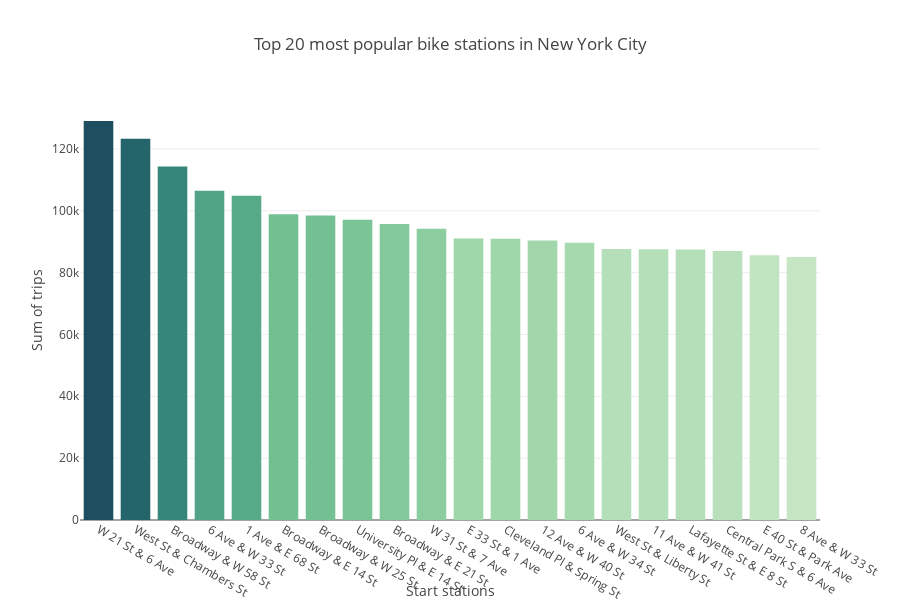

Notebook code cell kept with this figure:
### Code cell
# Update the layout of the bar chart plot by adding a plot title, axis titles, and adjusting the size of the plot

fig.update_layout(
    title = 'Top 20 most popular bike stations in New York City',
    xaxis_title = 'Start stations',
    yaxis_title ='Sum of trips',
    width = 900, height = 600
)

### Figure 1 — Plotly figure (JSON) as saved in the notebook; plotly's stock layout.template omitted (floating-point values rounded to 4 significant figures)
{"data": [{"marker": {"color": [129016, 123289, 114293, 106440, 104856, 98862, 98422, 97120, 95691, 94208, 91003, 90973, 90414, 89683, 87657, 87577, 87457, 87013, 85598, 85051], "colorscale": [[0, "rgb(196, 230, 195)"], [0.1667, "rgb(150, 210, 164)"], [0.3333, "rgb(109, 188, 144)"], [0.5, "rgb(77, 162, 132)"], [0.6667, "rgb(54, 135, 122)"], [0.8333, "rgb(38, 107, 110)"], [1, "rgb(29, 79, 96)"]]}, "type": "bar", "x": ["W 21 St & 6 Ave", "West St & Chambers St", "Broadway & W 58 St", "6 Ave & W 33 St", "1 Ave & E 68 St", "Broadway & E 14 St", "Broadway & W 25 St", "University Pl & E 14 St", "Broadway & E 21 St", "W 31 St & 7 Ave", "E 33 St & 1 Ave", "Cleveland Pl & Spring St", "12 Ave & W 40 St", "6 Ave & W 34 St", "West St & Liberty St", "11 Ave & W 41 St", "Lafayette St & E 8 St", "Central Park S & 6 Ave", "E 40 St & Park Ave", "8 Ave & W 33 St"], "y": [129016, 123289, 114293, 106440, 104856, 98862, 98422, 97120, 95691, 94208, 91003, 90973, 90414, 89683, 87657, 87577, 87457, 87013, 85598, 85051]}], "layout": {"height": 600, "title": {"text": "Top 20 most popular bike stations in New York City"}, "width": 900, "xaxis": {"title": {"text": "Start stations"}}, "yaxis": {"title": {"text": "Sum of trips"}}}}
